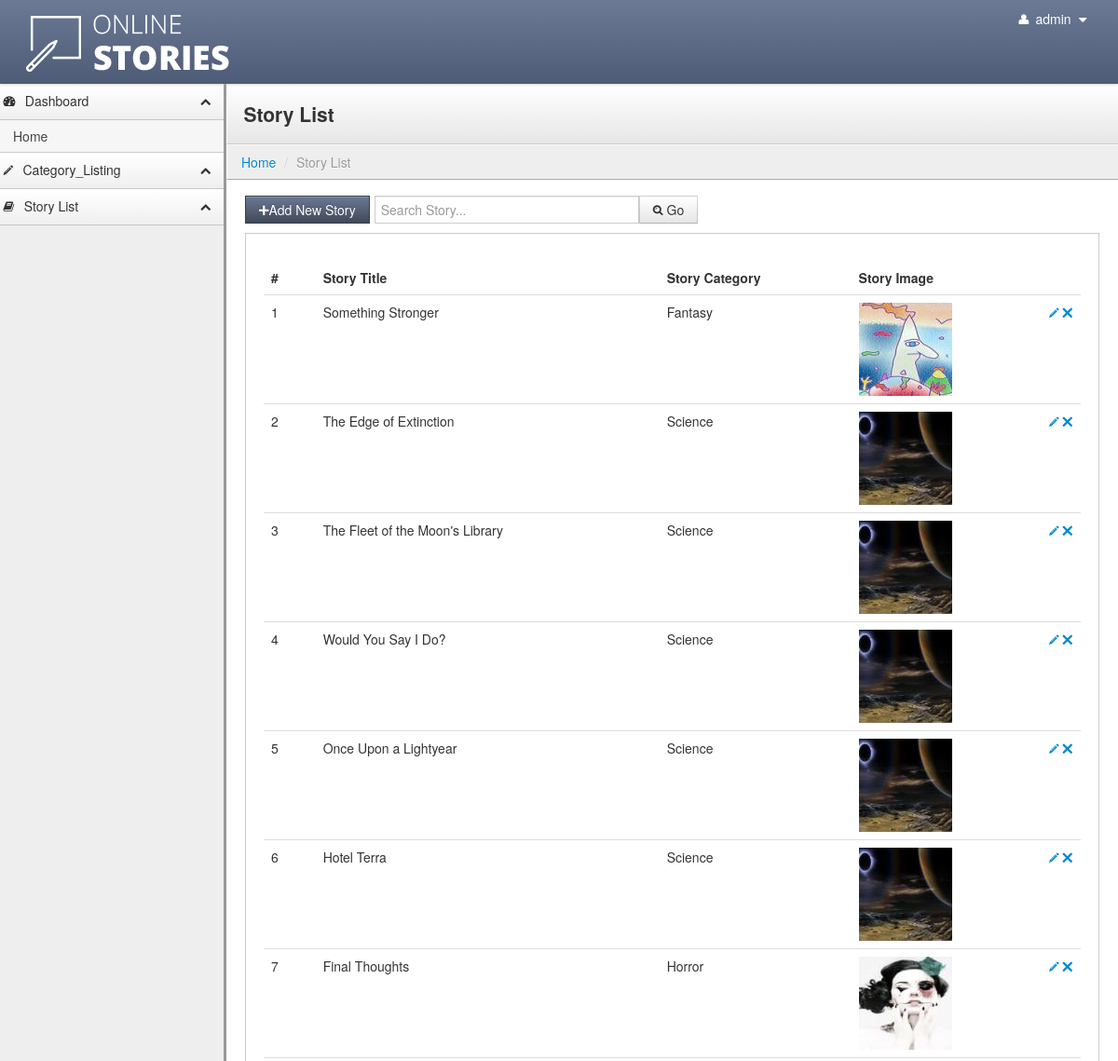
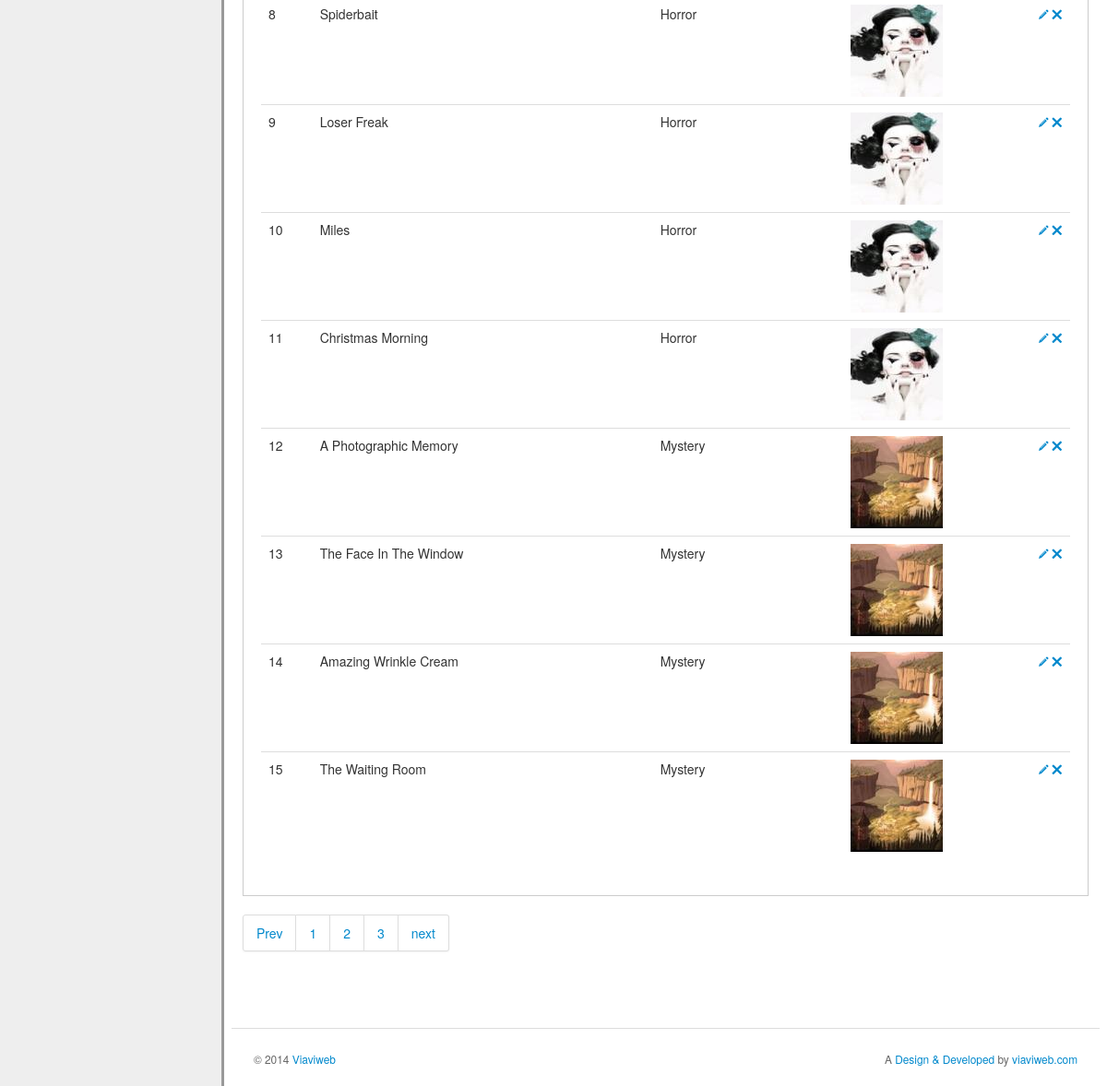
The app's page /Old-story_list.php (signed in) with its own data (2 pictures, top to bottom).
### tables this page shows
CREATE TABLE IF NOT EXISTS `tbl_story_detail` (
  `story_id` int(11) NOT NULL AUTO_INCREMENT,
  `category_id` int(11) NOT NULL,
  `story_title` varchar(255) NOT NULL,
  `story_image` varchar(255) NOT NULL,
  `story_description` varchar(10000) NOT NULL,
  PRIMARY KEY (`story_id`)
);

CREATE TABLE IF NOT EXISTS `tbl_category` (
  `cid` int(11) NOT NULL AUTO_INCREMENT,
  `category_name` varchar(255) NOT NULL,
  `category_image` varchar(255) NOT NULL,
  PRIMARY KEY (`cid`)
);

### Old-story_list.php (the view, shortened to what this page needs)
<?php include('includes/header.php');?>
<?php include('includes/menu.php');?>
<?php
	if(isset($_POST['story_search']))
	 {
		 $story_qry="SELECT * FROM tbl_story_detail WHERE tbl_story_detail.story_title like '%".addslashes($_POST['story_title'])."%' ORDER BY tbl_story_detail.story_id DESC";
		$story_result=mysql_query($story_qry);
	 }
	 else
	 {
							$tableName="tbl_story_detail";
							$targetpage = "story_list";
							$limit = 15;
							$query = "SELECT COUNT(*) as num FROM $tableName";
							$total_pages = mysql_fetch_array(mysql_query($query));
							$total_pages = $total_pages['num'];
							$stages = 3;
							$page=0;
							if($page){
								$start = ($page - 1) * $limit;
							}else{
								$start = 0;
								}
							$story_qry="SELECT * FROM tbl_story_detail
							LEFT JOIN tbl_category ON tbl_story_detail.category_id= tbl_category.cid
						 ORDER BY tbl_story_detail.story_id DESC LIMIT $start, $limit";
							$story_result=mysql_query($story_qry);
	 }
?>
<div class="content">
        <div class="header">
            <h1 class="page-title">Story List</h1>
        </div>
            <ul class="breadcrumb">
            <li><a href="dashboard">Home</a> <span class="divider">/</span></li>
            <li class="active">Story List</li>
       	 </ul>
         <div class="container-fluid">
            <div class="row-fluid">
<div class="btn-toolbar">
    <button class="btn btn-primary" onclick="window.location.href='add_story?add'"><i class="icon-plus"></i>Add New Story</button>
  <div class="btn-group">
   <div class="search-well">
                      <form class="form-inline" action="" method="post">
                          <input class="input-xlarge" placeholder="Search Story..." name="story_title" id="appendedInputButton" type="text" required>
                          <button class="btn" type="submit" name="story_search"><i class="icon-search"></i> Go</button>
                      </form>
            				</div>
  </div>
</div>
<div class="well">
    <table class="table">
      <thead>
        <tr>
          <th>#</th>
          <th>Story Title</th>
          <th>Story Category</th>
          <th>Story Image</th>
          <th style="width: 26px;"></th>
        </tr>
      </thead>
      <tbody>
        <?php
					$i=1;
					while($story_row=mysql_fetch_array($story_result))
					{
				?>
        <tr>
          <td><?php echo $i;?></td>
          <td><?php echo $story_row['story_title'];?></td>
          <td><?php echo $story_row['category_name'];?></td>
          <td><img src="images/thumb/<?php echo $story_row['story_image'];?>" /></td>
          <td>
              <a href="add_story?story_id=<?php echo $story_row['story_id'];?>"><i class="icon-pencil"></i></a>
              <a href="story_list?story_id=<?php echo $story_row['story_id'];?>" onclick="return confirm('Are you sure you want to delete this story?');" ><i class="icon-remove"></i></a>
          </td>
        </tr>
       <?php $i++;}?>
      </tbody>
    </table>
</div>
<?php
	if ($page == 0){$page = 1;}
	$prev = $page - 1;
	$next = $page + 1;
	$lastpage = ceil($total_pages/$limit);
	$paginate = '';
	if($lastpage > 1)
	{
		$paginate .= "<div class='pagination'><ul>";
		if ($page > 1){
			$paginate.= "<li><a href='$targetpage?page=$prev'>Prev</a></li>";
		}else{
			$paginate.= "<li><a href='#'>Prev</a></li>";	}
		if ($lastpage < 7 + ($stages * 2))
		{
			for ($counter = 1; $counter <= $lastpage; $counter++)
			{
				if ($counter == $page){
					$paginate.= "<li><a href='$targetpage?page=$counter'>$counter</a></li>";
				}else{
					$paginate.= "<li><a href='$targetpage?page=$counter'>$counter</a></li>";}
			}
		}
		if ($page < $counter - 1){
			$paginate.= "<li><a href='$targetpage?page=$next'>next</a></li>";
		}else{
			$paginate.= "<li><a href='#'>next</a></li>";
			}
		$paginate.= "</ul></div>";
}
 echo $paginate;
								?>
<?php include('includes/footer.php');?>

### includes/header.php (shortened to what this page needs)
<!DOCTYPE html>
<html lang="en">
  <head>
    <link rel="stylesheet" type="text/css" href="lib/bootstrap/css/bootstrap.css">
    <link rel="stylesheet" type="text/css" href="stylesheets/theme.css">
    <link rel="stylesheet" href="lib/font-awesome/css/font-awesome.css">
  </head>
  <body class="">
    <div class="navbar">
        <div class="navbar-inner">
                <ul class="nav pull-right">
                    <li id="fat-menu" class="dropdown">
                        <a href="#" role="button" class="dropdown-toggle" data-toggle="dropdown">
                            <i class="icon-user"></i> <?php echo $_SESSION['ADMIN_USERNAME'];?>
                            <i class="icon-caret-down"></i>
                        </a>
                    </li>
                </ul>
                <a class="brand" href="dashboard"><img src="images/logo.png"></a>
        </div>
    </div>

### includes/menu.php (shortened to what this page needs)
<div class="sidebar-nav">
        <a href="#dashboard-menu" class="nav-header" data-toggle="collapse"><i class="icon-dashboard"></i>Dashboard<i class="icon-chevron-up"></i></a>
        <ul id="dashboard-menu" class="nav nav-list collapse in">
            <li><a href="dashboard">Home</a></li>
        </ul>
        <a href="#listing-menu" class="nav-header" data-toggle="collapse"><i class="icon-pencil"></i>Category_Listing<i class="icon-chevron-up"></i></a>
        <a href="#free-book-menu" class="nav-header" data-toggle="collapse"><i class="icon-book"></i>Story List <i class="icon-chevron-up"></i></a>
    </div>

### includes/footer.php (shortened to what this page needs)
<footer>
                        <hr>
                        <p class="pull-right">A <a href="http://www.viaviweb.com" target="_blank">Design & Developed</a> by <a href="http://www.viaviweb.com" target="_blank">viaviweb.com</a></p>
                        <p>&copy; 2014 <a href="#" target="_blank">Viaviweb</a></p>
                    </footer>
            </div>
        </div>
    </div>
  </body>
</html>

### includes/header.php (style rules this page uses)
.brand { font-family: georgia, serif; }

### records on screen
tbl_story_detail: story_title "Something Stronger", category.category_name "Fantasy", story_image (picture)
tbl_story_detail: story_title "The Edge of Extinction", category.category_name "Science", story_image (picture)
tbl_story_detail: story_title "The Fleet of the Moon's Library", category.category_name "Science", story_image (picture)
tbl_story_detail: story_title "Would You Say I Do?", category.category_name "Science", story_image (picture)
tbl_story_detail: story_title "Once Upon a Lightyear", category.category_name "Science", story_image (picture)
tbl_story_detail: story_title "Hotel Terra", category.category_name "Science", story_image (picture)
tbl_story_detail: story_title "Final Thoughts", category.category_name "Horror", story_image (picture)
tbl_story_detail: story_title "Spiderbait", category.category_name "Horror", story_image (picture)
tbl_story_detail: story_title "Loser Freak", category.category_name "Horror", story_image (picture)
tbl_story_detail: story_title "Miles", category.category_name "Horror", story_image (picture)
tbl_story_detail: story_title "Christmas Morning", category.category_name "Horror", story_image (picture)
tbl_story_detail: story_title "A Photographic Memory", category.category_name "Mystery", story_image (picture)
tbl_story_detail: story_title "The Face In The Window", category.category_name "Mystery", story_image (picture)
tbl_story_detail: story_title "Amazing Wrinkle Cream", category.category_name "Mystery", story_image (picture)
tbl_story_detail: story_title "The Waiting Room", category.category_name "Mystery", story_image (picture)

### other values on screen
$_SESSION['ADMIN_USERNAME'] "admin"
